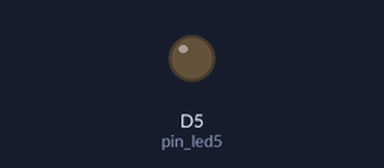
This sketch was run on a simulated ESP8266 (NodeMCU). On the bench: output pins drawn as LEDs (lit = HIGH). WiFi joins after 1.5 s; servers stay silent unless stated; the Firebase database answers and starts empty; what the sketch prints to the serial monitor is not drawn.

Above: at 0.1 s.
At 5.0 s:
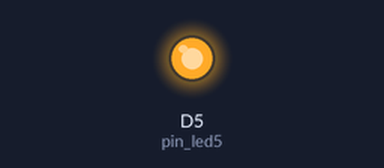
Timing chart, 0 to 6.5 s (numbered marks = the images above):
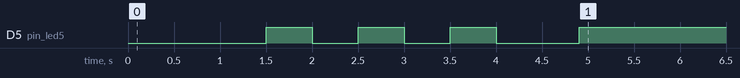

The sketch:

fb_led.ino
```cpp
#include <ESP8266WiFi.h>
#include <FirebaseArduino.h>

// Set these to run example.
#define FIREBASE_HOST "gitfit-1eeb0.firebaseio.com"
#define FIREBASE_AUTH "TqYPd2XaI7XUgs2fxuG614FhMRR8xHCV4HO8cNt5"
#define WIFI_SSID "Ywj"
#define WIFI_PASSWORD "19950521"

uint8_t pin_led5 = D5;
//uint8_t pin_led3 = D3;

void setup() {
  pinMode(pin_led5, OUTPUT);
//  pinMode(pin_led3, OUTPUT);
  Serial.begin(115200);

  // connect to wifi.
  WiFi.begin(WIFI_SSID, WIFI_PASSWORD);
  Serial.print("connecting");
  while (WiFi.status() != WL_CONNECTED) {
    Serial.print(".");
    delay(500);
  }
  Serial.println();
  Serial.print("connected: ");
  Serial.println(WiFi.localIP());

  Firebase.begin(FIREBASE_HOST, FIREBASE_AUTH);
  digitalWrite(pin_led5, HIGH);
  delay(500);
  digitalWrite(pin_led5, LOW);
  delay(500);
  digitalWrite(pin_led5, HIGH);
  delay(500);
  digitalWrite(pin_led5, LOW);
  delay(500);
  digitalWrite(pin_led5, HIGH);
  delay(500);
  digitalWrite(pin_led5, LOW);
  delay(500);
}

int n = 0;
int g = 0;
void loop() {
  n = Firebase.getInt("Steps");
  g = Firebase.getInt("TargetSteps");

  if(n >= g){
    delay(100);
    digitalWrite(pin_led5,HIGH);
  }
  if(n < g){
    delay(100);
    digitalWrite(pin_led5,LOW);
  }
}
```

Measured:
- by itself, D5 (pin_led5): goes LOW 0.50 s, HIGH 0.50 s, LOW 0.50 s, HIGH 0.50 s, LOW 0.90 s, then HIGH
